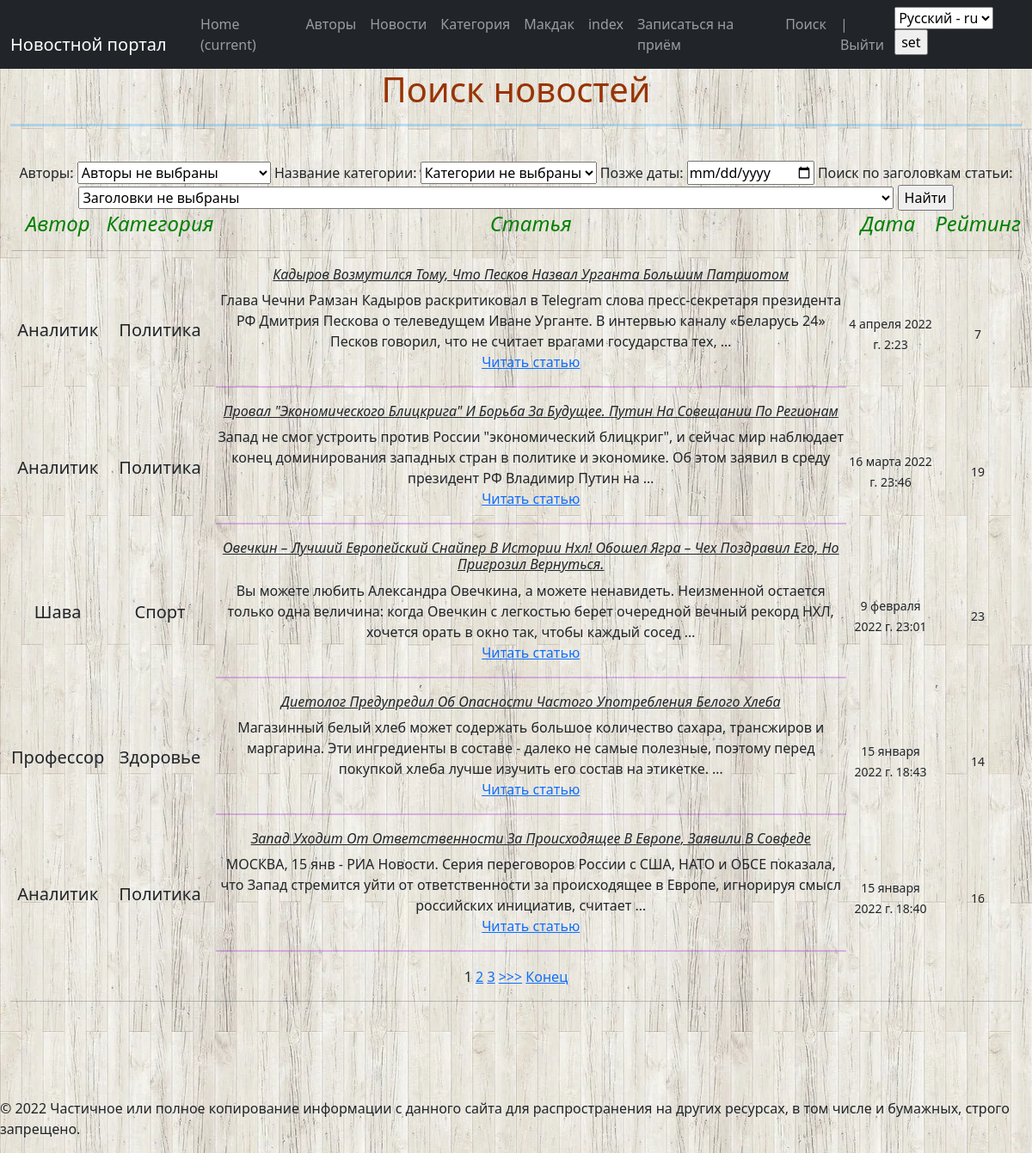
The app's page /search/ with its own data.
### news/models.py (models this page shows, shortened)
class Post(models.Model):
    author = models.ForeignKey(Author, on_delete=models.CASCADE, verbose_name="Авторы")
    NEWS = 'NW'
    ARTICLE = 'AR'
    CATEGORY_CHOICES = (
        (NEWS, 'Новости'),
        (ARTICLE, 'Статья'),
    )
    categoryType = models.CharField(max_length=2, choices=CATEGORY_CHOICES, default=ARTICLE,  verbose_name="Категория", help_text=_('category name'))
    dateCreation = models.DateTimeField(auto_now_add=True, verbose_name="Время создания новости")
    postCategory = models.ManyToManyField(Category, through='PostCategory', verbose_name="Название категории")
    title = models.CharField(max_length=128, verbose_name="Заголовок")
    text = models.TextField(verbose_name="Текст")
    rating = models.SmallIntegerField(default=0, verbose_name="Рейтинг")
    def __str__(self):
        return f'{self.title}'
    class Meta:
        verbose_name = "Посты"
        verbose_name_plural = "Посты"

class Author(models.Model):
    authorUser = models.OneToOneField(User, on_delete=models.CASCADE, verbose_name='Имя автора', help_text=_('author name'))
    ratingAuthor = models.SmallIntegerField(default=0, verbose_name='Рейтинг')
    def __str__(self):
        return f'{self.authorUser}'
    class Meta:
        verbose_name = "Авторы"
        verbose_name_plural = "Авторы"
        ordering = ('-ratingAuthor', 'authorUser')

class Category(models.Model):
    name = models.CharField(max_length=64, unique=True, verbose_name='Название категории')
    subscribers = models.ManyToManyField(User, )
    def __str__(self):
        return f'{self.name}'
    class Meta:
        verbose_name = "Категории"
        verbose_name_plural = "Категории"
        ordering = ('name',)

### news/views.py (the view)
# urls.py: path('search/', NewsSearch.as_view(), name='news_search'),
class NewsSearch(ListView):
    model = Post
    template_name = 'news_search.html'
    context_object_name = 'Posts'
    ordering = ['-dateCreation']
    paginate_by = 5
    def get_filter(self):
        return NewsFilter(self.request.GET, queryset=super().get_queryset())
    def get_queryset(self):
        return self.get_filter().qs
    def get_context_data(self, *args, **kwargs):
        context = super().get_context_data(**kwargs)
        context['filter'] = NewsFilter(self.request.GET, queryset=self.get_queryset())
        return context

### news/templatetags/my_filters.py (called while the page is built)
@register.filter(name='Censor')
def Censor(value):
    censor_list = ['дебил',
                   'дурак',
                   'придурок']
    value1 = (str(value)).split()
    for i in censor_list:
        for j in value1:
            if j == i:
                value1.remove(i)
    value = ' '.join(value1)
    return str(value)

### news/templates/news_search.html (shortened to what this page needs)
{% extends 'flatpages/default.html' %}
{% load my_filters %}
{% load i18n %}
{% block content %}
<h1><span style="color: #993300;">{% trans 'Поиск новостей' %}</span></h1>
<hr size="5" style="color: #0099ff;"/>
<br>
<form method="GET">
    {{ filter.form }}
    <input type="submit" value="Найти">
</form>
{% if Posts %}
<table>
    <tr>
        <td>
            <h4><em><span style="color: #008000;">{% trans 'Автор' %}</span></em></h4>
            <hr/>
        </td>
        <td>
            <h4><em><span style="color: #008000;">{% trans 'Категория' %}</span></em></h4>
            <hr/>
        </td>
        <td>
            <h4><em><span style="color: #008000;">{% trans 'Статья' %}</span></em></h4>
            <hr/>
        </td>
        <td>
            <h4><em><span style="color: #008000;">{% trans 'Дата' %}&nbsp;</span></em></h4>
            <hr/>
        </td>
        <td>
            <h4><em><span style="color: #008000;">{% trans 'Рейтинг' %}</span></em></h4>
            <hr/>
        </td>
    </tr>
    {% for news1 in Posts %}
    <tr>
        <td>
            <h5>{{ news1.author|title }}</h5>
        </td>
        <td>
            {% for new in news1.postCategory.all %}
            <h5>{{ new|title }}</h5>
            {% endfor %}
        </td>
        <td>
             <h6><i><ins>{{ news1|title }}</ins></i></h6>
            {{ news1.text|truncatewords:30|Censor }}
            <p class="link-reed-post"><a href="{% url 'news_detail' news1.id %}">{% trans 'Читать статью' %}</a></p>
            <hr size="4" style="color: 	#9400D3;" />
        </td>
        <td>
            <small>{{ news1.dateCreation }}</small>
        </td>
         <td>
            <small>{{ news1.rating }}</small>
        </td>
    </tr>
    {% endfor %}
{% else %}
        <h2>{% trans 'Такой новости нет' %}!</h2>
{% endif %}
</table>
{% if is_paginated %}
{% for num in page_obj.paginator.page_range %}
{% if page_obj.number == num %}
<a>{{ num }}</a>
{% elif num > page_obj.number|add:'-3' and num < page_obj.number|add:'3' %}
<a href="?page={{ num }}">{{ num }}</a>
{% endif %}
{% endfor %}
{% if page_obj.has_next %}
<a href="?page={{ page_obj.next_page_number }}">>>></a>
<a href="?page={{ page_obj.paginator.num_pages }}">{% trans 'Конец' %}</a>
{% endif %}
{% endif %}
<br>
<hr>
{% endblock content %}

### records on screen
Post: author "Аналитик", title "Кадыров Возмутился Тому, Что Песков Назвал Урганта Большим Патриотом", text|Censor "Глава Чечни Рамзан Кадыров раскритиковал в Telegram слова пресс-секретаря президента РФ Дмитрия Пескова о телеведущем Иване Урганте. В интервью каналу «Беларусь 24» Песков говорил, что не считает врагами государства тех, …", dateCreation "4 апреля 2022 г. 2:23", rating "7"
Category: name "Политика"
Post: author "Аналитик", title "Провал \"Экономического Блицкрига\" И Борьба За Будущее. Путин На Совещании По Регионам", text|Censor "Запад не смог устроить против России \"экономический блицкриг\", и сейчас мир наблюдает конец доминирования западных стран в политике и экономике. Об этом заявил в среду президент РФ Владимир Путин на …", dateCreation "16 марта 2022 г. 23:46", rating "19"
Post: author "Шава", title "Овечкин – Лучший Европейский Снайпер В Истории Нхл! Обошел Ягра – Чех Поздравил Его, Но Пригрозил Вернуться.", text|Censor "Вы можете любить Александра Овечкина, а можете ненавидеть. Неизменной остается только одна величина: когда Овечкин с легкостью берет очередной вечный рекорд НХЛ, хочется орать в окно так, чтобы каждый сосед …", dateCreation "9 февраля 2022 г. 23:01", rating "23"
Category: name "Спорт"
Post: author "Профессор", title "Диетолог Предупредил Об Опасности Частого Употребления Белого Хлеба", text|Censor "Магазинный белый хлеб может содержать большое количество сахара, трансжиров и маргарина. Эти ингредиенты в составе - далеко не самые полезные, поэтому перед покупкой хлеба лучше изучить его состав на этикетке. …", dateCreation "15 января 2022 г. 18:43", rating "14"
Category: name "Здоровье"
Post: author "Аналитик", title "Запад Уходит От Ответственности За Происходящее В Европе, Заявили В Совфеде", text|Censor "МОСКВА, 15 янв - РИА Новости. Серия переговоров России с США, НАТО и ОБСЕ показала, что Запад стремится уйти от ответственности за происходящее в Европе, игнорируя смысл российских инициатив, считает …", dateCreation "15 января 2022 г. 18:40", rating "16"

### other values on screen
{{ num }} "1"
{{ num }} "2" "3"
form field language "Русский - ru"
